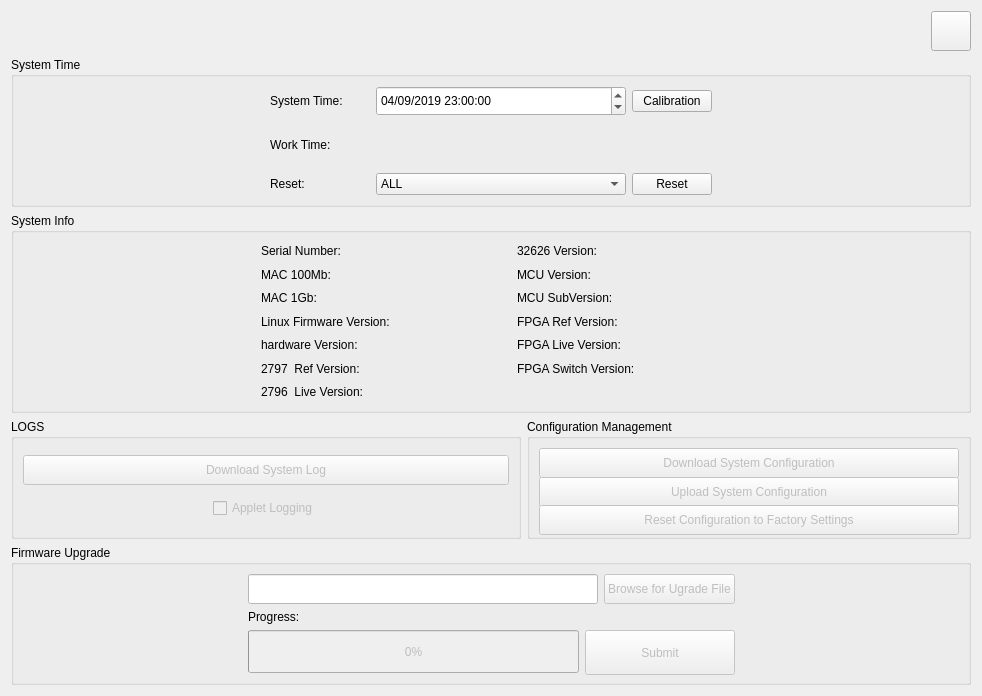
     <widget class="QWidget" name="tab_4">
      <attribute name="title">
       <string>System</string>
      </attribute>
      <layout class="QGridLayout" name="gridLayout_8">
       <item row="0" column="0">
        <layout class="QHBoxLayout" name="horizontalLayout_79">
         <property name="spacing">
          <number>0</number>
         </property>
         <property name="sizeConstraint">
          <enum>QLayout::SetFixedSize</enum>
         </property>
         <property name="topMargin">
          <number>0</number>
         </property>
         <property name="rightMargin">
          <number>0</number>
         </property>
         <property name="bottomMargin">
          <number>0</number>
         </property>
         <item>
          <spacer name="horizontalSpacer_12">
           <property name="orientation">
            <enum>Qt::Horizontal</enum>
           </property>
           <property name="sizeHint" stdset="0">
            <size>
             <width>40</width>
             <height>20</height>
            </size>
           </property>
          </spacer>
         </item>
         <item>
          <widget class="QPushButton" name="Reboot_Button">
           <property name="sizePolicy">
            <sizepolicy hsizetype="Fixed" vsizetype="Fixed">
             <horstretch>0</horstretch>
             <verstretch>0</verstretch>
            </sizepolicy>
           </property>
           <property name="minimumSize">
            <size>
             <width>40</width>
             <height>40</height>
            </size>
           </property>
           <property name="maximumSize">
            <size>
             <width>40</width>
             <height>40</height>
            </size>
           </property>
           <property name="focusPolicy">
            <enum>Qt::NoFocus</enum>
           </property>
           <property name="text">
            <string/>
           </property>
           <property name="iconSize">
            <size>
             <width>40</width>
             <height>40</height>
            </size>
           </property>
          </widget>
         </item>
        </layout>
       </item>
       <item row="1" column="0">
        <widget class="QGroupBox" name="groupBox_5">
         <property name="minimumSize">
          <size>
           <width>0</width>
           <height>150</height>
          </size>
         </property>
         <property name="maximumSize">
          <size>
           <width>16777215</width>
           <height>150</height>
          </size>
         </property>
         <property name="title">
          <string>System Time</string>
         </property>
         <layout class="QGridLayout" name="gridLayout_6">
          <item row="0" column="0">
           <layout class="QHBoxLayout" name="horizontalLayout_80">
            <item>
             <spacer name="horizontalSpacer_6">
              <property name="orientation">
               <enum>Qt::Horizontal</enum>
              </property>
              <property name="sizeHint" stdset="0">
               <size>
                <width>28</width>
                <height>20</height>
               </size>
              </property>
             </spacer>
            </item>
            <item>
             <layout class="QVBoxLayout" name="verticalLayout_15">
              <item>
               <layout class="QHBoxLayout" name="horizontalLayout_32">
                <item>
                 <widget class="QLabel" name="label_13">
                  <property name="minimumSize">
                   <size>
                    <width>100</width>
                    <height>0</height>
                   </size>
                  </property>
                  <property name="maximumSize">
                   <size>
                    <width>100</width>
                    <height>16777215</height>
                   </size>
                  </property>
                  <property name="text">
                   <string>System Time:</string>
                  </property>
                 </widget>
                </item>
                <item>
                 <widget class="QDateTimeEdit" name="dateTimeEdit">
                  <property name="minimumSize">
                   <size>
                    <width>250</width>
                    <height>30</height>
                   </size>
                  </property>
                  <property name="focusPolicy">
                   <enum>Qt::StrongFocus</enum>
                  </property>
                  <property name="dateTime">
                   <datetime>
                    <hour>23</hour>
                    <minute>0</minute>
                    <second>0</second>
                    <year>2019</year>
                    <month>4</month>
                    <day>9</day>
                   </datetime>
                  </property>
                  <property name="date">
                   <date>
                    <year>2019</year>
                    <month>4</month>
                    <day>9</day>
                   </date>
                  </property>
                  <property name="time">
                   <time>
                    <hour>23</hour>
                    <minute>0</minute>
                    <second>0</second>
                   </time>
                  </property>
                  <property name="maximumDateTime">
                   <datetime>
                    <hour>14</hour>
                    <minute>59</minute>
                    <second>59</second>
                    <year>9999</year>
                    <month>12</month>
                    <day>31</day>
                   </datetime>
                  </property>
                  <property name="displayFormat">
                   <string>MM/dd/yyyy hh:mm:ss</string>
                  </property>
                 </widget>
                </item>
                <item>
                 <widget class="QPushButton" name="Calibration_Time_Button">
                  <property name="focusPolicy">
                   <enum>Qt::NoFocus</enum>
                  </property>
                  <property name="text">
                   <string>Calibration</string>
                  </property>
                 </widget>
                </item>
               </layout>
              </item>
              <item>
               <layout class="QHBoxLayout" name="horizontalLayout_33">
                <item>
                 <widget class="QLabel" name="Work_Time_label">
                  <property name="minimumSize">
                   <size>
                    <width>200</width>
                    <height>0</height>
                   </size>
                  </property>
                  <property name="maximumSize">
                   <size>
                    <width>200</width>
                    <height>16777215</height>
                   </size>
                  </property>
                  <property name="text">
                   <string>Work Time:</string>
                  </property>
                 </widget>
                </item>
                <item>
                 <spacer name="horizontalSpacer_17">
                  <property name="orientation">
                   <enum>Qt::Horizontal</enum>
                  </property>
                  <property name="sizeHint" stdset="0">
                   <size>
                    <width>29</width>
                    <height>20</height>
                   </size>
                  </property>
                 </spacer>
                </item>
               </layout>
              </item>
              <item>
               <layout class="QHBoxLayout" name="horizontalLayout_36">
                <item>
                 <widget class="QLabel" name="label_16">
                  <property name="minimumSize">
                   <size>
                    <width>100</width>
                    <height>0</height>
                   </size>
                  </property>
                  <property name="maximumSize">
                   <size>
                    <width>80</width>
                    <height>16777215</height>
                   </size>
                  </property>
                  <property name="text">
                   <string>Reset:</string>
                  </property>
                 </widget>
                </item>
                <item>
                 <widget class="QComboBox" name="Reset_comboBox">
                  <property name="minimumSize">
                   <size>
                    <width>250</width>
                    <height>0</height>
                   </size>
                  </property>
                  <property name="focusPolicy">
                   <enum>Qt::NoFocus</enum>
                  </property>
                  <item>
                   <property name="text">
                    <string>ALL</string>
                   </property>
                  </item>
                  <item>
                   <property name="text">
                    <string>2796</string>
                   </property>
                  </item>
                  <item>
                   <property name="text">
                    <string>32626</string>
                   </property>
                  </item>
                  <item>
                   <property name="text">
                    <string>MCU</string>
                   </property>
                  </item>
                  <item>
                   <property name="text">
                    <string>FPGA 1</string>
                   </property>
                  </item>
                  <item>
                   <property name="text">
                    <string>FPGA 2</string>
                   </property>
                  </item>
                  <item>
                   <property name="text">
                    <string>FPGA 3</string>
                   </property>
                  </item>
                 </widget>
                </item>
                <item>
                 <widget class="QPushButton" name="Reset_Button">
                  <property name="focusPolicy">
                   <enum>Qt::NoFocus</enum>
                  </property>
                  <property name="text">
                   <string>Reset</string>
                  </property>
                 </widget>
                </item>
               </layout>
              </item>
             </layout>
            </item>
            <item>
             <spacer name="horizontalSpacer_7">
              <property name="orientation">
               <enum>Qt::Horizontal</enum>
              </property>
              <property name="sizeHint" stdset="0">
               <size>
                <width>29</width>
                <height>20</height>
               </size>
              </property>
             </spacer>
            </item>
           </layout>
          </item>
         </layout>
        </widget>
       </item>
       <item row="2" column="0">
        <widget class="QGroupBox" name="groupBox_2">
         <property name="minimumSize">
          <size>
           <width>0</width>
           <height>200</height>
          </size>
         </property>
         <property name="maximumSize">
          <size>
           <width>16777215</width>
           <height>200</height>
          </size>
         </property>
         <property name="title">
          <string>System Info</string>
         </property>
         <layout class="QGridLayout" name="gridLayout_7">
          <item row="0" column="0">
           <spacer name="horizontalSpacer_20">
            <property name="orientation">
             <enum>Qt::Horizontal</enum>
            </property>
            <property name="sizeHint" stdset="0">
             <size>
              <width>238</width>
              <height>14</height>
             </size>
            </property>
           </spacer>
          </item>
          <item row="0" column="1">
           <layout class="QHBoxLayout" name="horizontalLayout_5">
            <item>
             <layout class="QVBoxLayout" name="verticalLayout_2">
              <item>
               <widget class="QLabel" name="label">
                <property name="minimumSize">
                 <size>
                  <width>250</width>
                  <height>0</height>
                 </size>
                </property>
                <property name="maximumSize">
                 <size>
                  <width>250</width>
                  <height>16777215</height>
                 </size>
                </property>
                <property name="text">
                 <string>Serial Number:</string>
                </property>
               </widget>
              </item>
              <item>
               <widget class="QLabel" name="label_2">
                <property name="minimumSize">
                 <size>
                  <width>250</width>
                  <height>0</height>
                 </size>
                </property>
                <property name="maximumSize">
                 <size>
                  <width>250</width>
                  <height>16777215</height>
                 </size>
                </property>
                <property name="text">
                 <string>MAC 100Mb:</string>
                </property>
               </widget>
              </item>
              <item>
               <widget class="QLabel" name="label_3">
                <property name="minimumSize">
                 <size>
                  <width>250</width>
                  <height>0</height>
                 </size>
                </property>
                <property name="maximumSize">
                 <size>
                  <width>250</width>
                  <height>16777215</height>
                 </size>
                </property>
                <property name="text">
                 <string>MAC 1Gb:</string>
                </property>
               </widget>
              </item>
              <item>
               <widget class="QLabel" name="label_4">
                <property name="minimumSize">
                 <size>
                  <width>250</width>
                  <height>0</height>
                 </size>
                </property>
                <property name="maximumSize">
                 <size>
                  <width>250</width>
                  <height>16777215</height>
                 </size>
                </property>
                <property name="text">
                 <string>Linux Firmware Version:</string>
                </property>
               </widget>
              </item>
              <item>
               <widget class="QLabel" name="label_8">
                <property name="minimumSize">
                 <size>
                  <width>250</width>
                  <height>0</height>
                 </size>
                </property>
                <property name="maximumSize">
                 <size>
                  <width>250</width>
                  <height>16777215</height>
                 </size>
                </property>
                <property name="text">
                 <string>hardware Version:</string>
                </property>
               </widget>
              </item>
              <item>
               <widget class="QLabel" name="label_9">
                <property name="minimumSize">
                 <size>
                  <width>250</width>
                  <height>0</height>
                 </size>
                </property>
                <property name="maximumSize">
                 <size>
                  <width>250</width>
                  <height>16777215</height>
                 </size>
                </property>
                <property name="text">
                 <string>2797  Ref Version:</string>
                </property>
               </widget>
              </item>
              <item>
               <widget class="QLabel" name="label_14">
                <property name="minimumSize">
                 <size>
                  <width>250</width>
                  <height>0</height>
                 </size>
                </property>
                <property name="maximumSize">
                 <size>
                  <width>250</width>
                  <height>16777215</height>
                 </size>
                </property>
                <property name="text">
                 <string>2796  Live Version:</string>
                </property>
               </widget>
              </item>
             </layout>
            </item>
            <item>
             <layout class="QVBoxLayout" name="verticalLayout_3">
              <item>
               <widget class="QLabel" name="label_10">
                <property name="minimumSize">
                 <size>
                  <width>250</width>
                  <height>0</height>
                 </size>
                </property>
                <property name="maximumSize">
                 <size>
                  <width>250</width>
                  <height>16777215</height>
                 </size>
                </property>
                <property name="text">
                 <string>32626 Version:</string>
                </property>
               </widget>
              </item>
              <item>
               <widget class="QLabel" name="label_11">
                <property name="minimumSize">
                 <size>
                  <width>250</width>
                  <height>0</height>
                 </size>
                </property>
                <property name="maximumSize">
                 <size>
                  <width>250</width>
                  <height>16777215</height>
                 </size>
                </property>
                <property name="text">
                 <string>MCU Version:</string>
                </property>
               </widget>
              </item>
              <item>
               <widget class="QLabel" name="label_20">
                <property name="minimumSize">
                 <size>
                  <width>250</width>
                  <height>0</height>
                 </size>
                </property>
                <property name="maximumSize">
                 <size>
                  <width>250</width>
                  <height>16777215</height>
                 </size>
                </property>
                <property name="text">
                 <string>MCU SubVersion:</string>
                </property>
               </widget>
              </item>
              <item>
               <widget class="QLabel" name="label_12">
                <property name="minimumSize">
                 <size>
                  <width>250</width>
                  <height>0</height>
                 </size>
                </property>
                <property name="maximumSize">
                 <size>
                  <width>250</width>
                  <height>16777215</height>
                 </size>
                </property>
                <property name="text">
                 <string>FPGA Ref Version:</string>
                </property>
               </widget>
              </item>
              <item>
               <widget class="QLabel" name="label_17">
                <property name="minimumSize">
                 <size>
                  <width>250</width>
                  <height>0</height>
                 </size>
                </property>
                <property name="maximumSize">
                 <size>
                  <width>250</width>
                  <height>16777215</height>
                 </size>
                </property>
                <property name="text">
                 <string>FPGA Live Version:</string>
                </property>
               </widget>
              </item>
              <item>
               <widget class="QLabel" name="label_18">
                <property name="minimumSize">
                 <size>
                  <width>250</width>
                  <height>0</height>
                 </size>
                </property>
                <property name="maximumSize">
                 <size>
                  <width>250</width>
                  <height>16777215</height>
                 </size>
                </property>
                <property name="text">
                 <string>FPGA Switch Version:</string>
                </property>
               </widget>
              </item>
              <item>
               <widget class="QLabel" name="label_21">
                <property name="minimumSize">
                 <size>
                  <width>250</width>
                  <height>0</height>
                 </size>
                </property>
                <property name="maximumSize">
                 <size>
                  <width>250</width>
                  <height>16777215</height>
                 </size>
                </property>
                <property name="text">
                 <string/>
                </property>
               </widget>
              </item>
             </layout>
            </item>
           </layout>
          </item>
          <item row="0" column="2">
           <spacer name="horizontalSpacer_21">
            <property name="orientation">
             <enum>Qt::Horizontal</enum>
            </property>
            <property name="sizeHint" stdset="0">
             <size>
              <width>192</width>
              <height>17</height>
             </size>
            </property>
           </spacer>
          </item>
         </layout>
        </widget>
       </item>
       <item row="3" column="0">
        <layout class="QHBoxLayout" name="horizontalLayout_11">
         <item>
          <widget class="QGroupBox" name="groupBox_7">
           <property name="minimumSize">
            <size>
             <width>0</width>
             <height>120</height>
            </size>
           </property>
           <property name="maximumSize">
            <size>
             <width>510</width>
             <height>120</height>
            </size>
           </property>
           <property name="title">
            <string>LOGS</string>
           </property>
           <layout class="QGridLayout" name="gridLayout_17">
            <item row="0" column="0">
             <widget class="QPushButton" name="pushButton_5">
              <property name="enabled">
               <bool>false</bool>
              </property>
              <property name="minimumSize">
               <size>
                <width>0</width>
                <height>30</height>
               </size>
              </property>
              <property name="focusPolicy">
               <enum>Qt::NoFocus</enum>
              </property>
              <property name="text">
               <string>Download System Log</string>
              </property>
              <property name="checkable">
               <bool>false</bool>
              </property>
             </widget>
            </item>
            <item row="1" column="0">
             <layout class="QHBoxLayout" name="horizontalLayout_35">
              <item>
               <spacer name="horizontalSpacer_22">
                <property name="orientation">
                 <enum>Qt::Horizontal</enum>
                </property>
                <property name="sizeHint" stdset="0">
                 <size>
                  <width>40</width>
                  <height>20</height>
                 </size>
                </property>
               </spacer>
              </item>
              <item>
               <widget class="QCheckBox" name="checkBox_2">
                <property name="enabled">
                 <bool>false</bool>
                </property>
                <property name="focusPolicy">
                 <enum>Qt::NoFocus</enum>
                </property>
                <property name="text">
                 <string>Applet Logging</string>
                </property>
               </widget>
              </item>
              <item>
               <spacer name="horizontalSpacer_23">
                <property name="orientation">
                 <enum>Qt::Horizontal</enum>
                </property>
                <property name="sizeHint" stdset="0">
                 <size>
                  <width>40</width>
                  <height>20</height>
                 </size>
                </property>
               </spacer>
              </item>
             </layout>
            </item>
           </layout>
          </widget>
         </item>
         <item>
          <widget class="QGroupBox" name="groupBox">
           <property name="minimumSize">
            <size>
             <width>0</width>
             <height>120</height>
            </size>
           </property>
           <property name="maximumSize">
            <size>
             <width>510</width>
             <height>120</height>
            </size>
           </property>
           <property name="title">
            <string>Configuration Management</string>
           </property>
           <layout class="QGridLayout" name="gridLayout_18">
            <item row="0" column="0">
             <widget class="QPushButton" name="Down_Sys_Cfg_Button">
              <property name="enabled">
               <bool>false</bool>
              </property>
              <property name="minimumSize">
               <size>
                <width>0</width>
                <height>30</height>
               </size>
              </property>
              <property name="focusPolicy">
               <enum>Qt::NoFocus</enum>
              </property>
              <property name="styleSheet">
               <string notr="true"/>
              </property>
              <property name="text">
               <string>Download System Configuration</string>
              </property>
             </widget>
            </item>
            <item row="1" column="0">
             <widget class="QPushButton" name="Up_Sys_Cfg_Button">
              <property name="enabled">
               <bool>false</bool>
              </property>
              <property name="minimumSize">
               <size>
                <width>0</width>
                <height>30</height>
               </size>
              </property>
              <property name="focusPolicy">
               <enum>Qt::NoFocus</enum>
              </property>
              <property name="styleSheet">
               <string notr="true"/>
              </property>
              <property name="text">
               <string>Upload System Configuration</string>
              </property>
             </widget>
            </item>
            <item row="2" column="0">
             <widget class="QPushButton" name="Reset_Cfg_Button">
              <property name="enabled">
               <bool>false</bool>
              </property>
              <property name="minimumSize">
               <size>
                <width>0</width>
                <height>30</height>
               </size>
              </property>
              <property name="focusPolicy">
               <enum>Qt::NoFocus</enum>
              </property>
              <property name="styleSheet">
               <string notr="true"/>
              </property>
              <property name="text">
               <string>Reset Configuration to Factory Settings</string>
              </property>
             </widget>
            </item>
           </layout>
          </widget>
         </item>
        </layout>
       </item>
       <item row="4" column="0">
        <widget class="QGroupBox" name="Firmware_Upgrade_Group">
         <property name="maximumSize">
          <size>
           <width>16777215</width>
           <height>140</height>
          </size>
         </property>
         <property name="title">
          <string>Firmware Upgrade</string>
         </property>
         <layout class="QGridLayout" name="gridLayout_20">
          <item row="0" column="0">
           <layout class="QHBoxLayout" name="horizontalLayout_39">
            <item>
             <spacer name="horizontalSpacer_24">
              <property name="orientation">
               <enum>Qt::Horizontal</enum>
              </property>
              <property name="sizeHint" stdset="0">
               <size>
                <width>40</width>
                <height>20</height>
               </size>
              </property>
             </spacer>
            </item>
            <item>
             <layout class="QVBoxLayout" name="verticalLayout_17">
              <item>
               <layout class="QGridLayout" name="gridLayout_19">
                <item row="0" column="0">
                 <widget class="QLineEdit" name="Upgrade_File_Edit">
                  <property name="enabled">
                   <bool>false</bool>
                  </property>
                  <property name="sizePolicy">
                   <sizepolicy hsizetype="Expanding" vsizetype="Minimum">
                    <horstretch>0</horstretch>
                    <verstretch>0</verstretch>
                   </sizepolicy>
                  </property>
                  <property name="minimumSize">
                   <size>
                    <width>350</width>
                    <height>0</height>
                   </size>
                  </property>
                  <property name="maximumSize">
                   <size>
                    <width>16777215</width>
                    <height>30</height>
                   </size>
                  </property>
                  <property name="focusPolicy">
                   <enum>Qt::NoFocus</enum>
                  </property>
                  <property name="styleSheet">
                   <string notr="true">background-color: rgb(255, 255, 255);</string>
                  </property>
                 </widget>
                </item>
                <item row="0" column="1">
                 <widget class="QPushButton" name="Upgrade_File_Button">
                  <property name="enabled">
                   <bool>false</bool>
                  </property>
                  <property name="sizePolicy">
                   <sizepolicy hsizetype="Minimum" vsizetype="Fixed">
                    <horstretch>0</horstretch>
                    <verstretch>0</verstretch>
                   </sizepolicy>
                  </property>
                  <property name="minimumSize">
                   <size>
                    <width>0</width>
                    <height>30</height>
                   </size>
                  </property>
                  <property name="focusPolicy">
                   <enum>Qt::NoFocus</enum>
                  </property>
                  <property name="styleSheet">
                   <string notr="true"/>
                  </property>
                  <property name="text">
                   <string>Browse for Ugrade File</string>
                  </property>
                 </widget>
                </item>
               </layout>
              </item>
              <item>
               <layout class="QVBoxLayout" name="verticalLayout_14">
                <item>
                 <widget class="QLabel" name="label_5">
                  <property name="text">
                   <string>Progress:</string>
                  </property>
                 </widget>
                </item>
                <item>
                 <layout class="QHBoxLayout" name="horizontalLayout_34">
                  <item>
                   <widget class="QProgressBar" name="Upgrade_progressBar">
                    <property name="enabled">
                     <bool>false</bool>
                    </property>
                    <property name="sizePolicy">
                     <sizepolicy hsizetype="Expanding" vsizetype="Minimum">
                      <horstretch>0</horstretch>
                      <verstretch>0</verstretch>
                     </sizepolicy>
                    </property>
                    <property name="minimumSize">
                     <size>
                      <width>0</width>
                      <height>30</height>
                     </size>
                    </property>
                    <property name="value">
                     <number>0</number>
                    </property>
                   </widget>
                  </item>
                  <item>
                   <widget class="QPushButton" name="Upgrade_OK_Button">
                    <property name="enabled">
                     <bool>false</bool>
                    </property>
                    <property name="sizePolicy">
                     <sizepolicy hsizetype="Minimum" vsizetype="Minimum">
                      <horstretch>0</horstretch>
                      <verstretch>0</verstretch>
                     </sizepolicy>
                    </property>
                    <property name="minimumSize">
                     <size>
                      <width>150</width>
                      <height>45</height>
                     </size>
                    </property>
                    <property name="focusPolicy">
                     <enum>Qt::NoFocus</enum>
                    </property>
                    <property name="styleSheet">
                     <string notr="true"/>
                    </property>
                    <property name="text">
                     <string>Submit</string>
                    </property>
                   </widget>
                  </item>
                 </layout>
                </item>
               </layout>
              </item>
             </layout>
            </item>
            <item>
             <spacer name="horizontalSpacer_25">
              <property name="orientation">
               <enum>Qt::Horizontal</enum>
              </property>
              <property name="sizeHint" stdset="0">
               <size>
                <width>40</width>
                <height>20</height>
               </size>
              </property>
             </spacer>
            </item>
           </layout>
          </item>
         </layout>
        </widget>
       </item>
      </layout>
     </widget>
